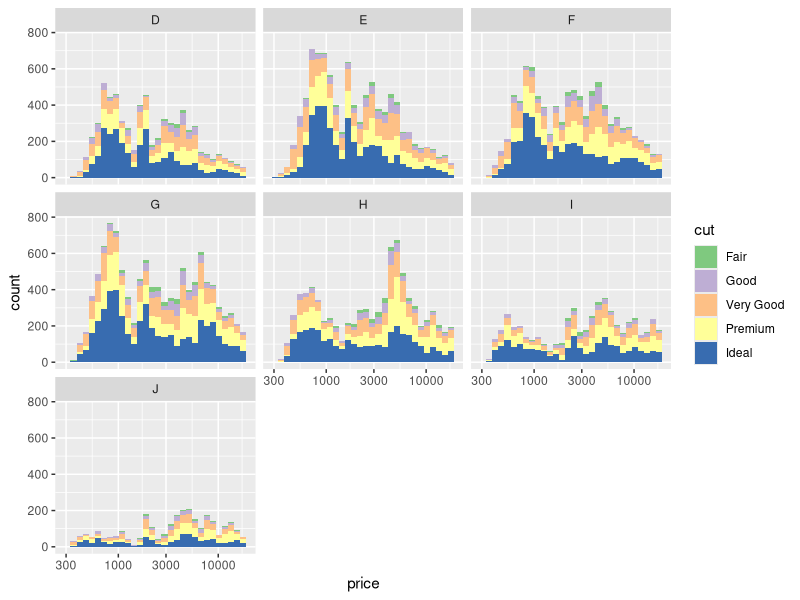
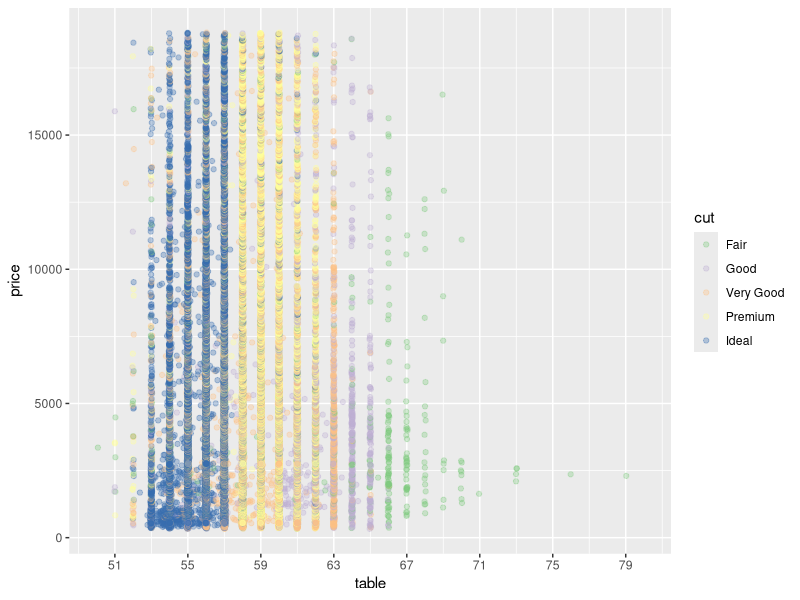
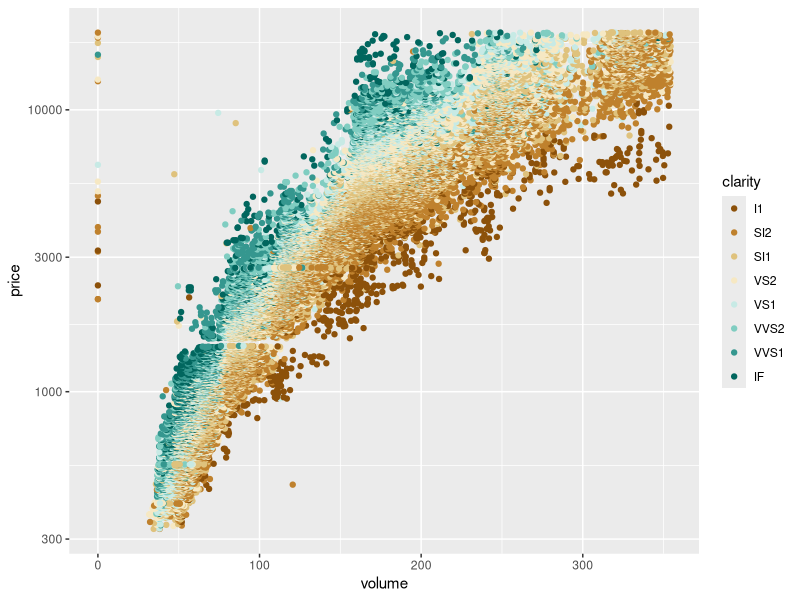
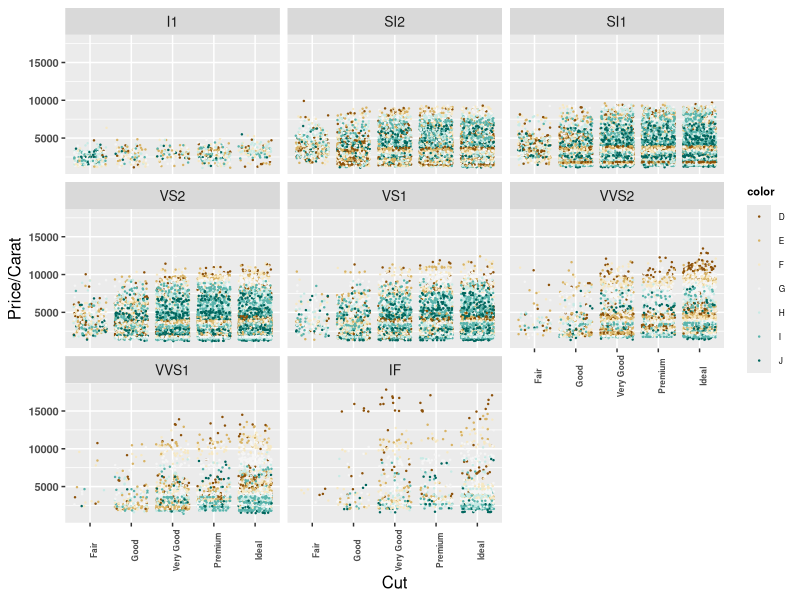
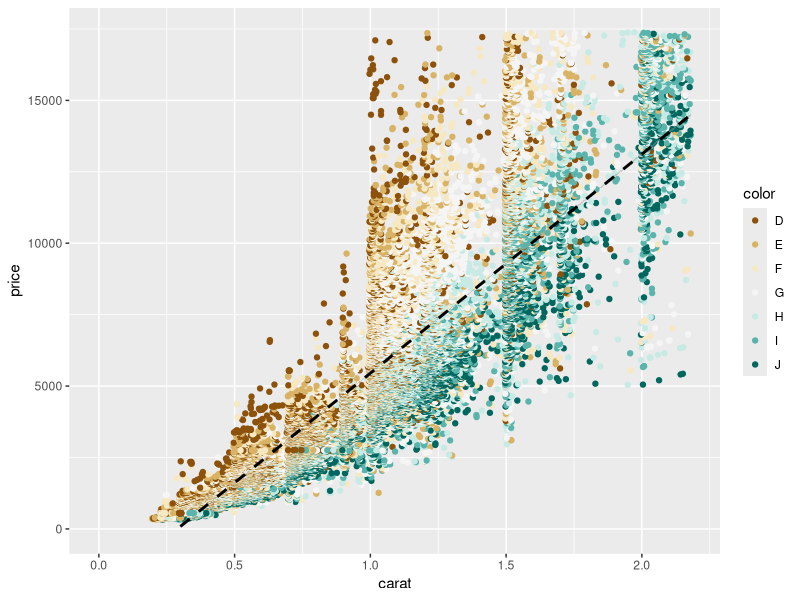
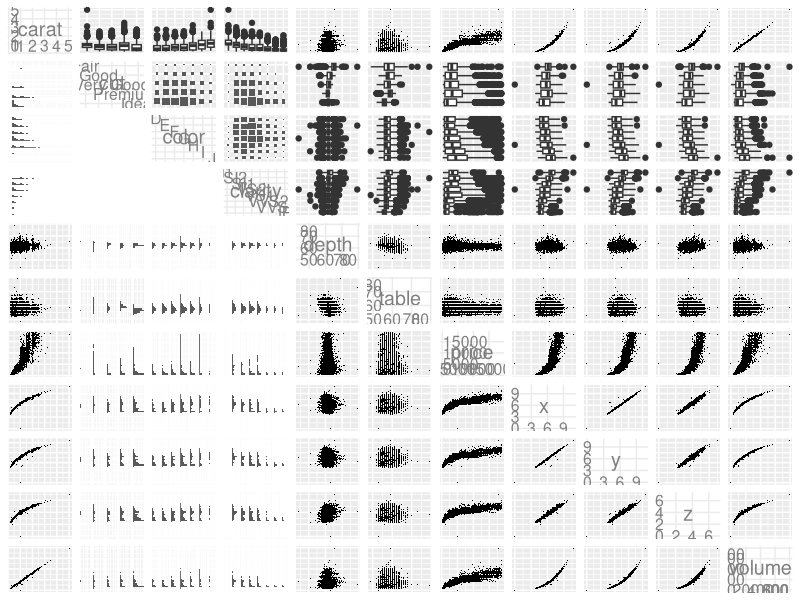
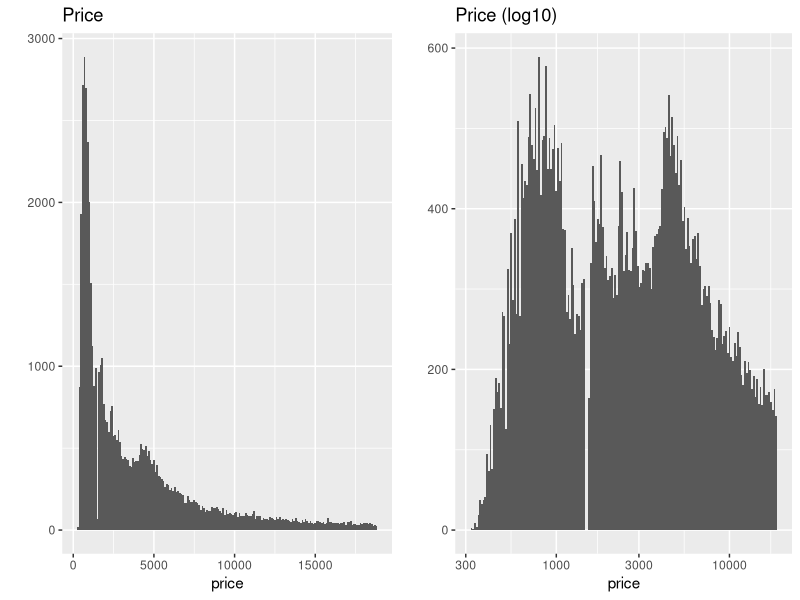
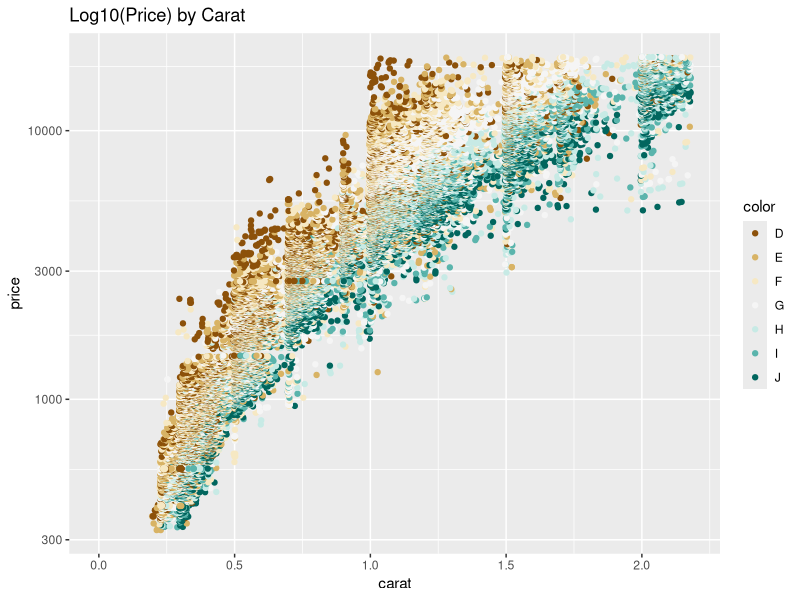

These charts were generated, in order, by the following R code:
## ---- chunk 1
knitr::opts_chunk$set(echo = TRUE)
## ---- chunk 2
#Load ggplot first
library(scales)
library(ggplot2) 

# Load diamonds dataset contained in ggplot package
data(diamonds)
d <- diamonds

## ---- chunk 3
print('Observations: ')
nrow(d) 
print('Variables: ')
ncol(d)
## ---- chunk 4
# Create a histogram of diamond prices.
# Facet the histogram by diamond color
# and use cut to color the histogram bars.

ggplot(aes(price, fill = cut), data = subset(d, !is.na(price))) +
  facet_wrap( ~ color) +
  geom_histogram() +
  scale_x_log10() +
  scale_fill_brewer(type = 'qual')

## ---- chunk 5
# Create a scatterplot of diamond price vs.
# table and color the points by the cut of
# the diamond.

ggplot(aes(y = price, x = table), data = subset(d, !is.na(table), !is.na(price))) +
  geom_jitter(alpha = 1/3, aes(color = cut)) +
  scale_colour_brewer(type = 'qual') +
  scale_x_continuous(limits = c(50,80), breaks = seq(min(d$table), max(d$table), by = 4))

## ---- chunk 6
# Create a scatterplot of diamond price vs.
# volume (x * y * z) and color the points by
# the clarity of diamonds. Use scale on the y-axis
# to take the log10 of price. You should also
# omit the top 1% of diamond volumes from the plot.

d <- transform(d, volume = x*y*z)

ggplot(aes(x = volume, y = price), data = subset(d, d$volume <= quantile(d$volume, 0.99))) +
  geom_jitter(aes(color = clarity)) +
  scale_y_log10() +
  scale_color_brewer(type = 'div')

## ---- chunk 7
# Create a scatter plot of the price/carat ratio
# of diamonds. The variable x should be
# assigned to cut. The points should be colored
# by diamond color, and the plot should be
# faceted by clarity.

ggplot(aes(x = cut, y = price/carat), data = subset(d, !is.na(price), !is.na(carat))) +
  geom_jitter(aes(color = color), size = 0.2) +
  facet_wrap( ~ clarity ) +
  ylab('Price/Carat') +
  xlab('Cut') +
  theme(axis.text.x = element_text(face="bold", size=6, angle=90),
        axis.text.y = element_text(face="bold", size=8, angle=0),
        strip.text = element_text(size=10), 
        legend.text = element_text(size=6), legend.title = element_text(face='bold',size=8),
        axis.title.x = element_text(size=12), axis.title.y = element_text(size=12)) +
  scale_colour_brewer(type = 'div') 
  
## ---- chunk 8
# Let's consider the price of a diamond and it's carat weight to create a scatterplot

ggplot(aes(x = carat, y = price), data = d) +
  geom_jitter(aes(color = color)) +
  scale_colour_brewer(type = 'div') +
  xlim(0, quantile(d$carat, 0.99)) +
  ylim(0, quantile(d$price, 0.99)) +
  stat_smooth(method='lm', linetype = 2, color = 'black')

## ---- chunk 9
# Install necessary packages (if not installed before)
#install.packages('GGally')
#install.packages('scales')
#install.packages('memisc')
#install.packages('lattice')
#install.packages('MASS')
#install.packages('car')
#install.packages('reshape')
#install.packages('plyr')

# Load packages
library(ggplot2)
library(GGally)
#library(scales)
library(memisc)

## ---- chunk 10

set.seed(20022012)
d_samp <- d[sample(1:length(d$price), 10000), ]

ggpairs(d_samp, 
        lower = list(continuous = wrap("points", shape = I('.'))), 
        upper = list(continuous = wrap("points", shape = I('.'))),
        axisLabels = 'internal')

## ---- chunk 11
# The first plot is a histogram of price
# and the second plot transforms
# the price variable using log10.
#install.packages('gridExtra')
library(gridExtra)

plot1 <- qplot(price, data = d, geom = 'histogram', binwidth = 100) + 
  ggtitle('Price')

plot2 <- qplot(price, data = d, geom = 'histogram', binwidth = 0.01) +
  scale_x_log10() +
  ggtitle('Price (log10)')

grid.arrange(plot1, plot2, ncol=2)

## ---- chunk 12
# Let's consider the price of a diamond and it's carat weight to create a scatterplot

ggplot(aes(x = carat, y = price), data = d) +
  geom_jitter(aes(color = color)) +
  scale_colour_brewer(type = 'div') +
  xlim(0, quantile(d$carat, 0.99)) +
  ylim(0, quantile(d$price, 0.99)) +
  scale_y_log10() +
  ggtitle('Log10(Price) by Carat')

## ---- chunk 13
# cube root function
cuberoot_trans = function() trans_new('cuberoot',
                                      transform = function(x) x^(1/3),
                                      inverse = function(x) x^3 )

## ---- chunk 14
# Transform Carat with cuberoot
ggplot(aes(x = carat, y = price), data = d) +
  geom_point(aes(color = color), alpha=1/2, size = 3/4, position = 'jitter') + 
  scale_x_continuous(trans = cuberoot_trans(), limits = c(0.2,3),
                     breaks = c(0.2,0.5,1,2,3)) +
  scale_y_continuous(trans = log10_trans(), limits = c(350,15000),
                     breaks = c(350, 1000, 5000, 10000, 15000)) +
  scale_colour_brewer(type = 'div', 
                      guide = guide_legend(title = 'Color', reverse = FALSE,
                                          override.aes = list(alpha = 1, size = 2))) +
  ggtitle('Log10(Price) vs Carat^(1/3)')

## ---- chunk 15
# analyze the clarity of a diamond, the price and carat
library(RColorBrewer)

ggplot(aes(x = carat, y = price), data = d) + 
  geom_point(aes(color = clarity), alpha = 0.5, size = 1, position = 'jitter') +
  scale_color_brewer(type = 'div',
    guide = guide_legend(title = 'Clarity', reverse = T,
    override.aes = list(alpha = 1, size = 2))) +  
  scale_x_continuous(trans = cuberoot_trans(), limits = c(0.2, 3),
    breaks = c(0.2, 0.5, 1, 2, 3)) + 
  scale_y_continuous(trans = log10_trans(), limits = c(350, 15000),
    breaks = c(350, 1000, 5000, 10000, 15000)) +
  ggtitle('Price (log10) by Cube-Root of Carat and Clarity')
## ---- chunk 16
# Color the points by cut

ggplot(aes(x = carat, y = price), data = d) +
  geom_point(aes(color = cut), alpha = 1/2, size = 1, position = 'jitter') +
  scale_color_brewer(type = 'div', 
                     guide = guide_legend(title = 'Cut', reverse = T,
                                          override.aes = list(alpha = 1, size = 2))) +
  scale_x_continuous(trans = cuberoot_trans(),
                     limits = c(0.2, 3), breaks = c(0.2, 0.5, 1, 2, 3)) + 
  scale_y_continuous(trans = log10_trans(), limits = c(350, 15000),
                     breaks = c(350, 1000, 5000, 10000, 15000)) + 
  ggtitle('Price (log10) by Cube-Root of Carat and Cut')
  
## ---- chunk 17
# Linear model to predict a diamond price

m1 <- lm(I(log(price)) ~ I(carat^(1/3)), data = d)
m2 <- update(m1, ~ . + carat)
m3 <- update(m2, ~ . + cut)
m4 <- update(m3, ~ . + color)
m5 <- update(m4, ~ . + clarity)

mtable(m1, m2, m3, m4)
